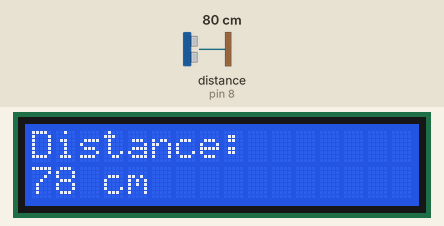
Bench run of a sketch on a simulated Arduino Uno, built with avr-gcc and run on an emulated ATmega328P. Parts: 16×2 character LCD. Wiring (inferred from the names in the program): ultrasonic range finder: trigger pin 9; echo pin 8. Inputs (shaded band) come from the test bench; at power-on: distance to the obstacle (sensor on pin 8) 80 cm. The echo pulse lasts 58.3 µs per cm; what the sketch prints to the serial monitor is not drawn.

Above: at 1.2 s.
1.3 s: distance to the obstacle (sensor on pin 8) set to 2 cm
At 3.3 s:
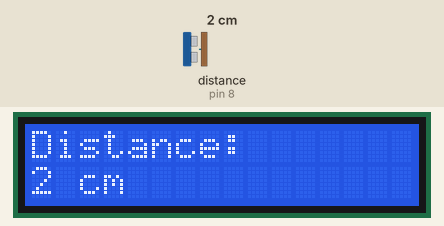
4.1 s: distance to the obstacle (sensor on pin 8) set to 120 cm
At 5.1 s:
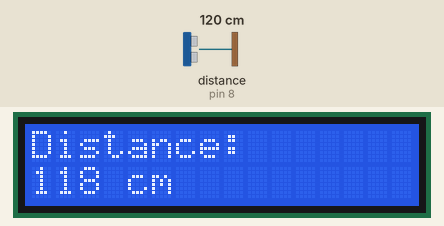
5.6 s: distance to the obstacle (sensor on pin 8) set to 35 cm
At 6.1 s:
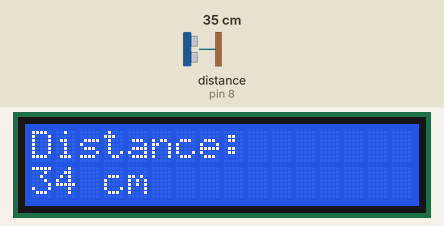
7.1 s: distance to the obstacle (sensor on pin 8) set to 4 cm
At 7.8 s:
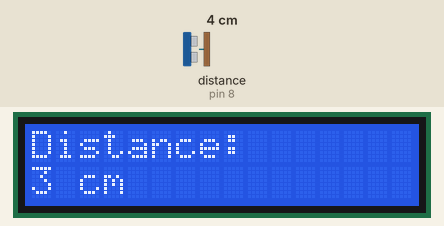
Timing chart, 0 to 9.6 s (numbered marks = the images above; inputs shaded):
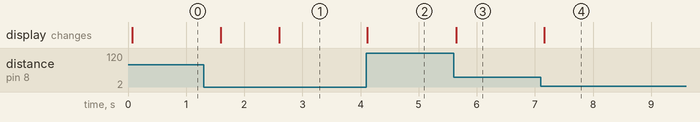

Measured:
- after the input at 1.3 s, the display: first changes after 0.29 s (image 1 shows a later state)
- after the input at 4.1 s, the display: changes at once (image 2)
- after the input at 5.6 s, the display: changes after 0.05 s (image 3)
- after the input at 7.1 s, the display: changes after 0.06 s (image 4)

The sketch:

SmartTrashCan1.ino
```cpp
#include <LiquidCrystal.h>

// LCD 핀 설정
int rs = 12, en = 11, d4 = 5, d5 = 4, d6 = 3, d7 = 2;
LiquidCrystal lcd(rs, en, d4, d5, d6, d7);

// 초음파 센서 핀 설정
int trig = 9;
int echo = 8;

void setup() {
  // LCD 초기화
  lcd.begin(16, 2);
  lcd.print("Distance:");

  // 초음파 센서 핀 모드 설정
  pinMode(trig, OUTPUT);
  pinMode(echo, INPUT);

  // 시리얼 통신 시작
  Serial.begin(9600);
}

void loop() {
  // 초음파 센서로부터 거리 측정
  long duration;
  int distance;

  digitalWrite(trig, LOW);
  delayMicroseconds(2);
  digitalWrite(trig, HIGH);
  delayMicroseconds(10);
  digitalWrite(trig, LOW);

  duration = pulseIn(echo, HIGH);
  distance = duration * 0.034 / 2;

  // LCD에 거리 표시
  lcd.setCursor(0, 1);
  lcd.print("                "); // 이전 내용 지우기
  lcd.setCursor(0, 1);
  lcd.print(distance);
  lcd.print(" cm");

  // 시리얼 모니터에 거리 출력
  Serial.print("Distance: ");
  Serial.print(distance);
  Serial.println(" cm");

  delay(500);
}
```
